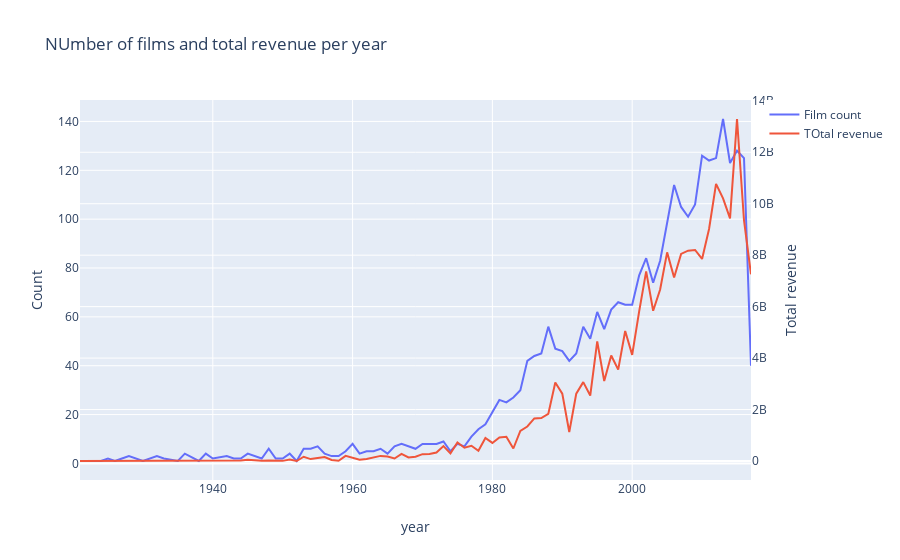

The cell this chart's notebook holds for it:
### Markdown cell above
### Task 6: Number of Films and Revenue Per Year

### Code cell
d1 = train['release_date_year'].value_counts().sort_index()
d2 = train.groupby(['release_date_year'])['revenue'].sum()

data = [go.Scatter(x=d1.index, y=d1.values, name= 'Film count'), 
       go.Scatter(x = d2.index, y = d2.values, name = 'TOtal revenue', yaxis='y2')]

layout = go.Layout(dict(title = 'NUmber of films and total revenue per year',
                       xaxis = dict(title = "year"),
                       yaxis = dict(title = 'Count'),
                       yaxis2 = dict(title="Total revenue", overlaying='y', side = 'right')),
                  legend = dict(orientation = 'v'))
py.iplot(dict(data = data, layout = layout))
